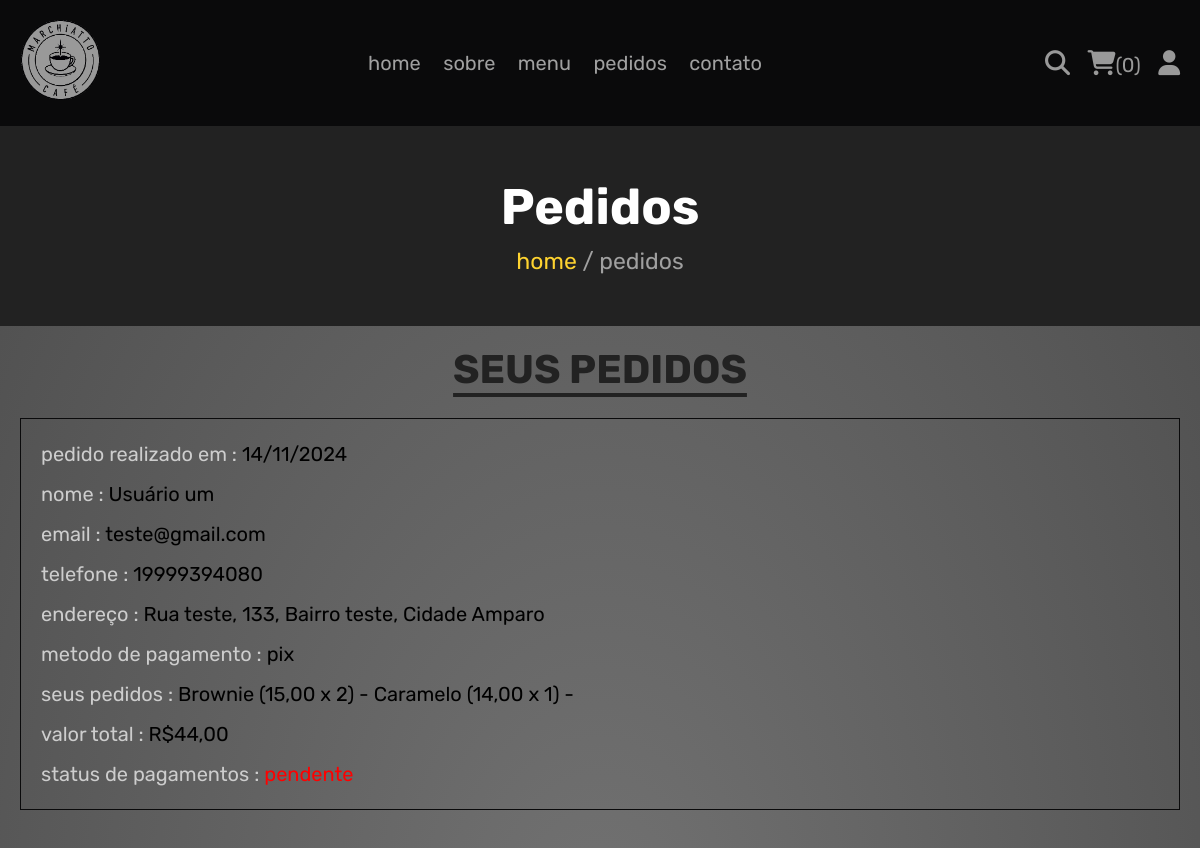
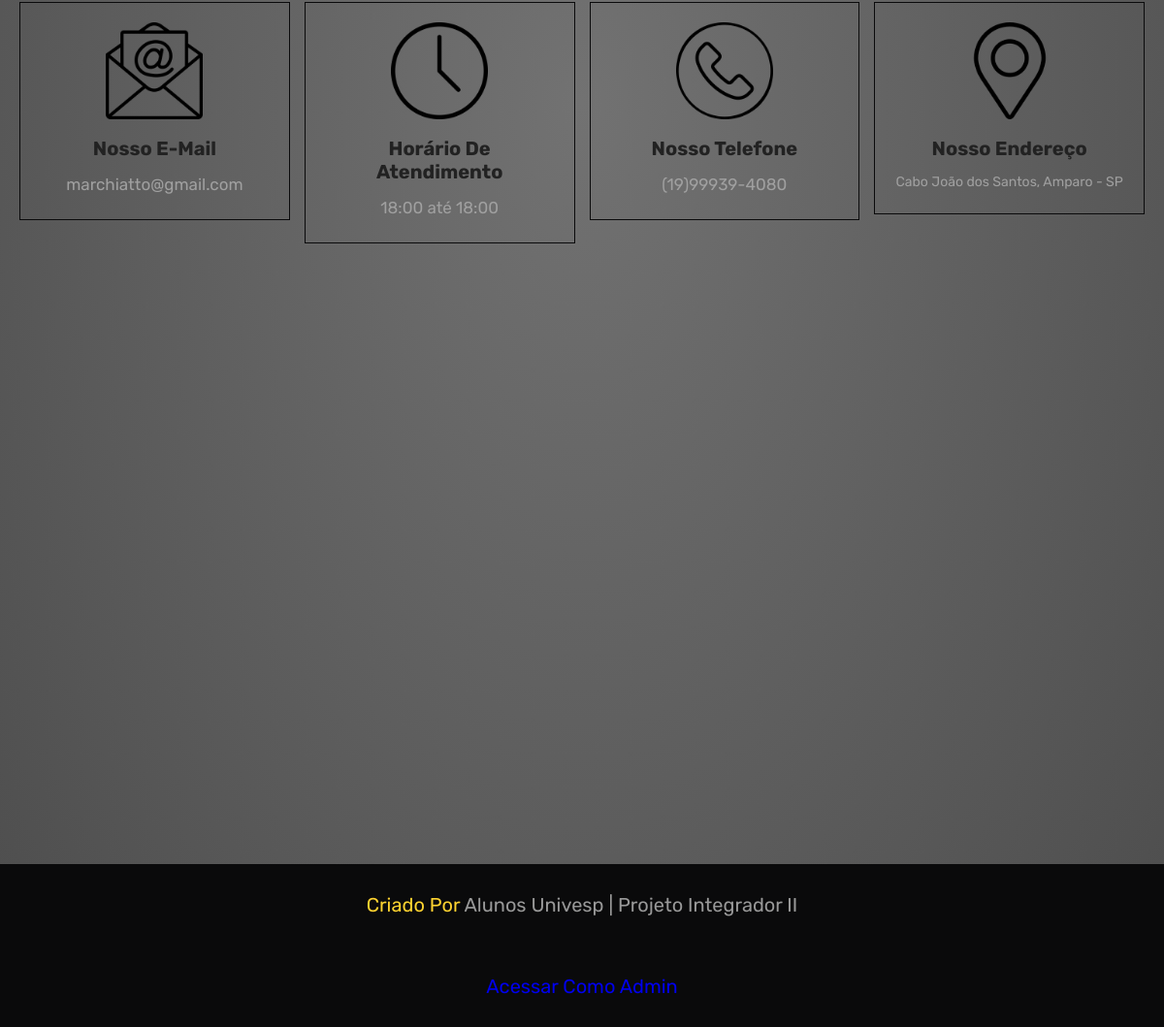
The app's page /pedidos.php (signed in) with its own data (2 pictures, top to bottom).
### tables this page shows
CREATE TABLE `pedidos` (
  `id` int(100) NOT NULL,
  `id_usuario` int(100) NOT NULL,
  `nome` varchar(20) NOT NULL,
  `telefone` varchar(14) NOT NULL,
  `email` varchar(50) NOT NULL,
  `metodo` varchar(50) NOT NULL,
  `endereco` varchar(500) NOT NULL,
  `qtd_produtos` varchar(1000) NOT NULL,
  `valor_total` decimal(10,2) NOT NULL,
  `data_pedido` date NOT NULL DEFAULT current_timestamp(),
  `status_pagamento` varchar(20) NOT NULL DEFAULT 'pendente'
);

### pedidos.php (the view, shortened to what this page needs)
<?php
include 'components/connect.php';
if(isset($_SESSION['id_usuario'])){
   $id_usuario = $_SESSION['id_usuario'];
}else{
   $id_usuario = '';
   header('location:index.php');
};
?>
<!DOCTYPE html>
<html lang="pt-br">
<head>
   <link rel="stylesheet" href="https://cdnjs.cloudflare.com/ajax/libs/font-awesome/6.1.1/css/all.min.css">
   <link rel="stylesheet" href="css/style.css">
</head>
<body>
<?php include 'components/user_header.php'; ?>
<div class="heading">
   <h3>pedidos</h3>
   <p><a href="index.php">home</a> <span> / pedidos</span></p>
</div>
<section class="pedidos">
   <h1 class="title">seus pedidos</h1>
   <div class="box-container">
   <?php
      if($id_usuario == ''){
         echo '<p class="empty">faça login para ver seus pedidos</p>';
      }else{
         $select_pedidos = $conn->prepare("SELECT * FROM `pedidos` WHERE id_usuario = ?");
         $select_pedidos->execute([$id_usuario]);
         if($select_pedidos->rowCount() > 0){
            while($fetch_pedidos = $select_pedidos->fetch(PDO::FETCH_ASSOC)){
   ?>
   <div class="box">
      <p>pedido realizado em : <span><?= date('d/m/Y', strtotime($fetch_pedidos['data_pedido'])); ?></span></p>
      <p>nome : <span><?= $fetch_pedidos['nome']; ?></span></p>
      <p>email : <span><?= $fetch_pedidos['email']; ?></span></p>
      <p>telefone : <span><?= $fetch_pedidos['telefone']; ?></span></p>
      <p>endereço : <span><?= $fetch_pedidos['endereco']; ?></span></p>
      <p>metodo de pagamento : <span><?= $fetch_pedidos['metodo']; ?></span></p>
      <p>seus pedidos : <span><?= str_replace('.',',',$fetch_pedidos['qtd_produtos']); ?></span></p>
      <p>valor total : <span>R$<?= str_replace('.',',',number_format($fetch_pedidos['valor_total'],2,',',' ')); ?></span></p>
      <p>status de pagamentos : <span style="color:<?php if($fetch_pedidos['status_pagamento'] == 'pendente'){ echo 'red'; }else{ echo 'green'; }; ?>"><?= $fetch_pedidos['status_pagamento']; ?></span> </p>
   </div>
   <?php
      }
      }else{
         echo '<p class="empty">nenhum pedido realizado ainda!</p>';
      }
      }
   ?>
   </div>
</section>
<?php include 'components/footer.php'; ?>
</body>
</html>

### components/user_header.php (shortened to what this page needs)
<header class="header">
   <section class="flex">
   <a href="index.php" class="logo"><img src="imagens\logo.png" width="80" height="80" alt=""></a>
      <nav class="navbar">
         <a href="index.php">home</a>
         <a href="sobre.php">sobre</a>
         <a href="menu.php">menu</a>
         <a href="pedidos.php">pedidos</a>
         <a href="contato.php">contato</a>
      </nav>
      <div class="icons">
         <?php
            $count_carrinho_items = $conn->prepare("SELECT * FROM `carrinho` WHERE id_usuario = ?");
            $count_carrinho_items->execute([$id_usuario]);
            $total_carrinho_items = $count_carrinho_items->rowCount();
         ?>
         <a href="pesquisar.php"><i class="fas fa-search"></i></a>
         <a href="carrinho.php"><i class="fas fa-shopping-cart"></i><span>(<?= $total_carrinho_items; ?>)</span></a>
         <div id="user-btn" class="fas fa-user"></div>
      </div>
   </section>
</header>

### components/footer.php (shortened to what this page needs)
<footer class="footer">
    <section class="grid">
        <div class="box">
            <img src="imagens/email-icon.png" alt="">
            <h3>Nosso e-mail</h3>
            <a href="mailto:marchiatto@gmail.com">marchiatto@gmail.com</a>
        </div>
        <div class="box">
            <img src="imagens/clock-icon.png" alt="">
            <h3>Horário de atendimento</h3>
            <p>18:00 até 18:00</p>
        </div>
        <div class="box">
            <img src="imagens/phone-icon.png" alt="">
            <h3>Nosso telefone</h3>
            <p>(19)99939-4080</p>
        </div>
        <div class="box">
            <img src="imagens/map-icon.png" alt="">
            <h3>Nosso endereço</h3>
            <p style=" font-size: 14px;">Cabo João dos Santos, Amparo - SP</p>
        </div>
    </section>
    <div style="display: flex; justify-content: center; padding: 10px;">
        <iframe src="https://www.google.com/maps/embed?pb=!1m14!1m8!1m3!1d2188.4022910630515!2d-46.770884880117244!3d-22.711908259793994!3m2!1i1024!2i768!4f13.1!3m3!1m2!1s0x94c92152bb74609d%3A0x65ed9e14c9c4bdd9!2sMARCHIATTO%20CAF%C3%89!5e0!3m2!1spt-BR!2sbr!4v1713478033849!5m2!1spt-BR!2sbr" width="800" height="600" style="border:0;" allowfullscreen="" loading="lazy"></iframe>
       </div>
    <div class="credit">
        Criado por <span>Alunos Univesp | Projeto Integrador II</span>
    </div>
    <div class="credit">
            <a href="admin">Acessar como admin</a>
    </div>
</footer>

### css/style.css (style rules this page uses)
:root { --amarelo:#fed330; --vermelho:#b11200; --white:#fff; --black:#222; --light-color:#a0a0a0; --border:.1px solid var(--preto); --box-shadow:0 .5rem 1rem rgba(0,0,0,.1); --cor-principal: #fff; --preto:rgb(10, 10, 11); --bg:#010103; --cinza: #999; }
* { font-family: 'Rubik', sans-serif; margin:0; padding:0; box-sizing: border-box; outline: none; border: none; text-decoration: none; }
body { background: radial-gradient(#727272, #4c4c4c); }
html { font-size: 62.5%; overflow-x: hidden; scroll-behavior: smooth; stop-opacity: 7rem; }
section { margin:0 auto; max-width: 1200px; padding:2rem; }
.title { text-align: center; margin-bottom: 2.5rem; font-size: 4rem; color:var(--black); text-transform: uppercase; text-decoration: underline; text-underline-offset: 1rem; }
.heading { display: flex; align-items: center; justify-content: center; gap:1rem; flex-flow: column; background-color: var(--black); min-height: 20rem; }
.heading h3 { font-size: 5rem; color:var(--white); text-transform: capitalize; }
.heading p { font-size: 2.3rem; color:var(--light-color); }
.heading p a { color:var(--amarelo); }
.header { position: sticky; top:0; left:0; right:0; z-index: 1000; background-color: var(--preto); }
.header .flex { display: flex; align-items: center; justify-content: space-between; position: relative; }
.header .flex .logo { font-size: 2.5rem; color:var(--black); }
.header .flex .navbar a { font-size: 2rem; color:var(--light-color); margin:0 1rem; }
.header .flex .icons > * { margin-left: 1.5rem; font-size: 2.5rem; color:var(--cinza); cursor: pointer; }
.header .flex .icons span { font-size: 2rem; }
.pedidos .box-container { display: flex; flex-wrap: wrap; gap:1.5rem; align-items: flex-start; }
.pedidos .box-container .box { padding:1rem 2rem; border:var(--border); flex:1 1 40rem; }
.pedidos .box-container .box p { line-height: 1.5; margin:1rem 0; font-size: 2rem; color: rgb(205, 205, 205); }
.pedidos .box-container .box p span { color: black; }
.footer .grid { display: grid; grid-template-columns: repeat(auto-fit, minmax(27rem, 1fr)); gap:1.5rem; align-items: flex-start; }
.footer .grid .box { border:var(--border); padding:2rem; text-align: center; }
.footer .grid .box img { height: 10rem; width: 100%; object-fit: contain; margin-bottom: .5rem; }
.footer .grid .box h3 { margin:1rem 0; font-size: 2rem; color:var(--black); text-transform: capitalize; }
.footer .grid .box p, .footer .grid .box a { display: block; font-size: 1.7rem; color:var(--light-color); line-height: 1.8; }
.credit { padding:3rem 2rem; text-align: center; background-color: var(--preto); color:var(--amarelo); font-size: 2rem; text-transform: capitalize; }
.credit span { color:var(--cinza); }

### records on screen
pedidos: data_pedido "14/11/2024", nome "Usuário um", email "teste@gmail.com", telefone "19999394080", endereco "Rua teste, 133, Bairro teste, Cidade Amparo", metodo "pix", qtd_produtos "Brownie (15,00 x 2) - Caramelo (14,00 x 1) -", valor_total "44,00", status_pagamento "pendente"

### other values on screen
$total_carrinho_items "0"
